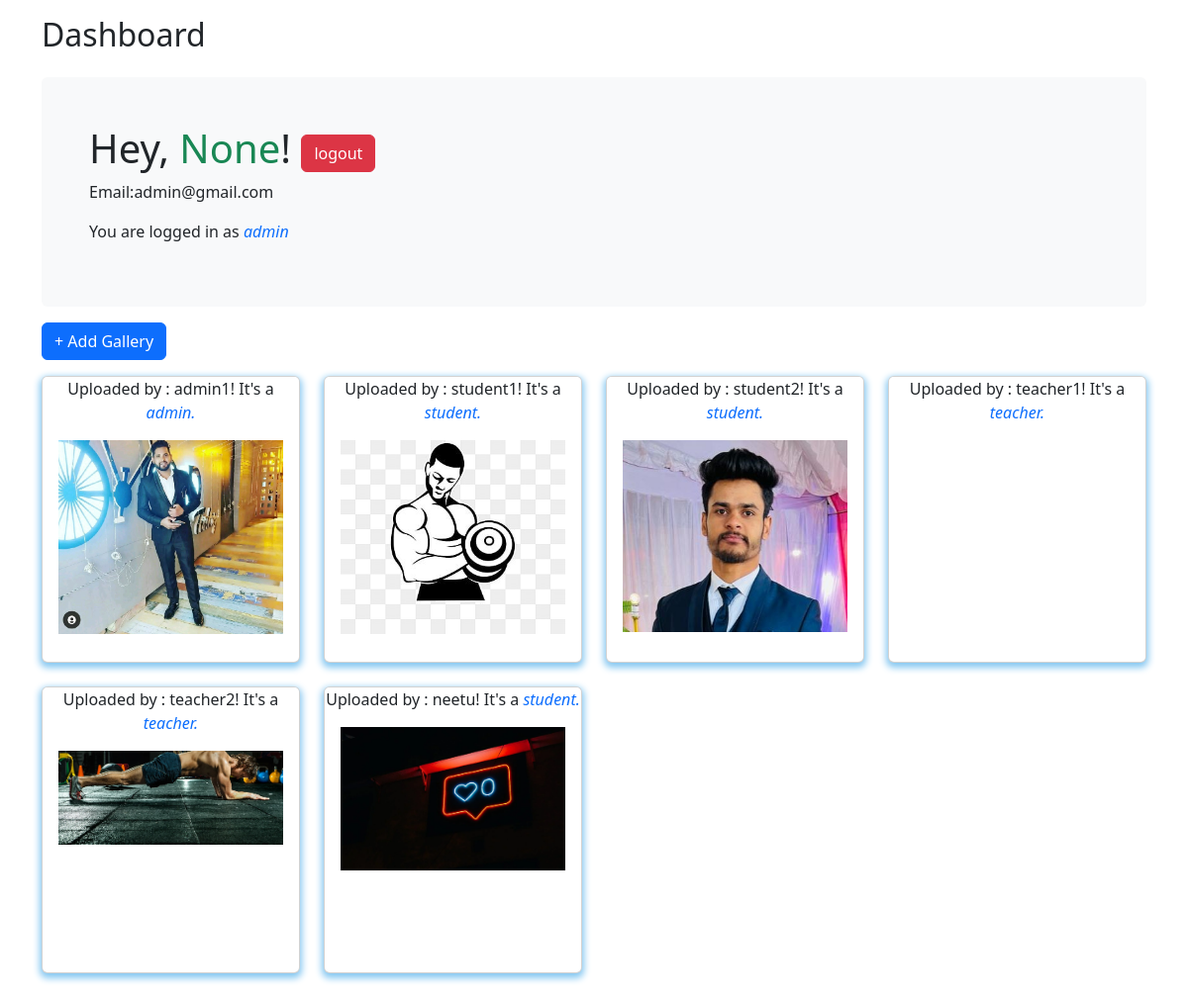
The page / (signed in) on the database its author committed.
### users/models.py (models this page shows)
class User(AbstractUser):
    name=models.CharField(max_length=100, blank=True, null=True)
    email=models.EmailField(max_length=200,unique=True)
    phone =models.CharField(max_length=10, blank=True, null=True)
    user_type=models.CharField(max_length=10,
                               choices=
                               [
                                   ("admin","admin"),
                                   ("teacher","teacher"),
                                   ("student","student"),
                               ],
                               default='admin')
    USERNAME_FIELD = 'email'
    REQUIRED_FIELDS = ['username']

class Gallery(models.Model):
    user=models.ForeignKey(User,on_delete=models.CASCADE)
    image=models.ImageField(upload_to=create_path,null=True)
    datetime=models.DateTimeField(auto_now=True)

### users/views.py (the view, shortened to what this page needs)
# urls.py: path('', views.dashboard_view,name='dashboard'),
def dashboard_view(request):
    context = {}
    if not request.user.is_authenticated:
        return redirect("/login")
    if request.user.user_type == "admin":
        gallery = Gallery.objects.filter()
    if request.user.user_type=="teacher":
        gallery=Gallery.objects.filter(
            Q(Q(user=request.user) | Q(user__user_type='student'))
        )
    if request.user.user_type == "student":
        gallery = Gallery.objects.filter(user=request.user
        )
    form = GalleryForm(request.POST or None,request.FILES or None)
    context['gallery'] = gallery
    context['form'] = form
    return render(request,"students/dashboard.html",context)

### templates/students/dashboard.html (shortened to what this page needs)
{% extends 'base.html'%}
{% block body %}
<div class="container mt-3">
  <h2>Dashboard</h2>
  <div class="mt-4 p-5 bg-light rounded">
      <h1>Hey, <span class="text-success">{{request.user.name}}</span>! <a href="/logout" class="btn btn-danger">logout</a>
    </h1>
    <p>Email:{{request.user}}</p>
      <p>You are logged in as <i class="text-lowercase text-primary">{{request.user.user_type}}</i></p>
  </div>
</div>
<div class="container my-3">
    <button type="button" class="btn btn-primary float-right" data-bs-toggle="modal" data-bs-target="#myModal">
  + Add Gallery
</button>
</div>
<div class="container mb-5">
    <div class="row">
        {% for gal in gallery%}
        <div class="col-md-3 mb-4">
            <div class="card box">
                 <div class="card-header">
                    <div class="description">
                    <p>Uploaded by : <span>{{gal.user.name}}</span>! It's a <i class="text-primary">{{gal.user.user_type}}.</i></p>
                </div>
                </div>
                <div class="card-body">
                    <img src="/media/{{gal.image}}" width="100%">
                </div>
            </div>
        </div>
        {% endfor %}
    </div>
</div>
{% endblock%}

### templates/students/dashboard.html (style rules this page uses)
.box { transition:5s; height: 290px; overflow: hidden; box-shadow: 0px 3px 7px 2px #84c7f1; cursor: pointer; position:relative; }
.box img { transition:5s; cursor:pinter; }
.description { z-index: 99999; position: absolute; top: 0; background: #fff; width: 100%; left: 0; text-align: center; }

### rows shown on the page
User: user.name "None", user "admin@gmail.com", user.user_type "admin"
Gallery: user.name "admin1", user.user_type "admin", image (picture)
Gallery: user.name "student1", user.user_type "student", image (picture)
Gallery: user.name "student2", user.user_type "student", image (picture)
Gallery: user.name "teacher1", user.user_type "teacher"
Gallery: user.name "teacher2", user.user_type "teacher", image (picture)
Gallery: user.name "neetu", user.user_type "student", image (picture)
